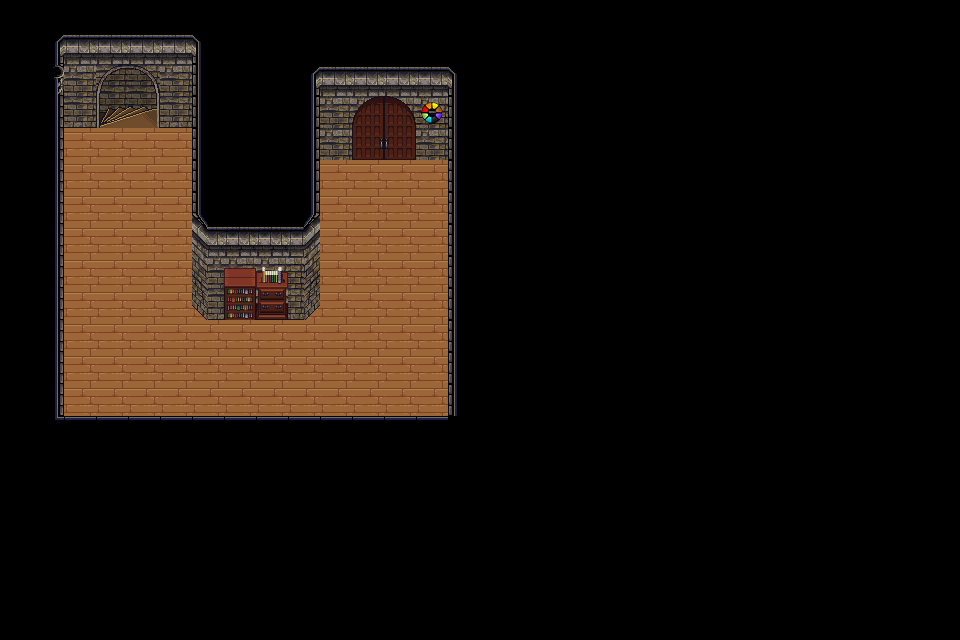

The image is a tile-based game level rendered from a .tmx file. Its description and complete source (layers, tilesets, objects, tile grids) follow:
An orthogonal 30x20 tile map with 32x32 px tiles, 3 tile layers (Calque de Tuiles 2, Collisions, Calque de Tuiles 1), 5 tilesets and 14 objects (EntranceBarToilets, ExitBarHallwayToilets, EntranceBarHallwayToilets, ExitBarToilets, Spawn, ...).

<map version="1.10" tiledversion="1.11.1" orientation="orthogonal" renderorder="right-down" width="30" height="20" tilewidth="32" tileheight="32" infinite="0" nextlayerid="6" nextobjectid="17">
 <tileset firstgid="1" source="../tsx/lpc-ship-preview.tsx" />
 <tileset firstgid="4089" source="../tsx/doors.tsx" />
 <tileset firstgid="4345" source="../tsx/stone_house_interiormodif.tsx" />
 <tileset firstgid="4601" source="../tsx/dark-wood.tsx" />
 <tileset firstgid="5113" source="../tsx/stone_house_interior_saumon.tsx" />
 <layer id="2" name="Calque de Tuiles 2" width="30" height="20">
  <data encoding="csv">
0,0,0,0,0,0,0,0,0,0,0,0,0,0,0,0,0,0,0,0,0,0,0,0,0,0,0,0,0,0,
0,0,0,0,0,0,4451,0,0,0,0,0,0,0,0,0,0,0,0,0,0,0,0,0,0,0,0,0,0,0,
0,0,0,4460,4460,0,4451,0,0,0,0,0,0,0,0,0,0,0,0,0,0,0,0,0,0,0,0,0,0,0,
0,0,0,0,0,0,4489,0,0,0,4443,4443,4443,0,0,0,0,0,0,0,0,0,0,0,0,0,0,0,0,0,
0,0,0,0,0,0,4489,0,0,0,816,816,816,4443,0,0,0,0,0,0,0,0,0,0,0,0,0,0,0,0,
0,0,0,0,0,0,4489,0,0,0,4443,4443,816,816,0,0,0,0,0,0,0,0,0,0,0,0,0,0,0,0,
0,0,0,0,0,0,4489,0,0,0,0,0,0,0,0,0,0,0,0,0,0,0,0,0,0,0,0,0,0,0,
0,0,0,0,0,0,4489,4443,0,0,0,0,0,0,0,0,0,0,0,0,0,0,0,0,0,0,0,0,0,0,
0,0,0,0,0,0,816,4443,4443,816,0,0,0,0,0,0,0,0,0,0,0,0,0,0,0,0,0,0,0,0,
0,0,0,0,0,0,816,4443,4443,816,0,0,0,0,0,0,0,0,0,0,0,0,0,0,0,0,0,0,0,0,
0,0,0,0,0,0,0,0,0,0,0,0,0,0,0,0,0,0,0,0,0,0,0,0,0,0,0,0,0,0,
0,0,0,816,816,0,0,0,0,0,0,0,0,0,0,0,0,0,0,0,0,0,0,0,0,0,0,0,0,0,
0,0,0,0,0,0,0,0,0,0,0,0,0,0,0,0,0,4489,4489,0,0,0,0,0,0,0,0,0,0,0,
0,0,0,0,0,0,0,0,0,0,0,0,0,0,0,0,0,0,0,0,0,0,0,0,0,0,0,0,0,0,
0,0,0,0,0,0,0,0,0,0,0,0,0,0,0,0,0,0,0,0,0,0,0,0,0,0,0,0,0,0,
0,0,0,0,0,0,0,0,0,0,0,0,0,0,0,0,0,0,0,0,0,0,0,0,0,0,0,0,0,0,
0,0,0,0,0,0,0,0,0,0,0,0,0,0,0,0,0,0,0,0,0,0,0,0,0,0,0,0,0,0,
0,0,0,0,0,0,0,0,0,0,0,0,0,0,0,0,0,0,0,0,0,0,0,0,0,0,0,0,0,0,
0,0,0,0,0,0,0,0,0,0,0,0,0,0,0,0,0,0,0,0,0,0,0,0,0,0,0,0,0,0,
0,0,0,0,0,0,0,0,0,0,0,0,0,0,0,0,0,0,0,0,0,0,0,0,0,0,0,0,0,0
</data>
 </layer>
 <layer id="3" name="Collisions" width="30" height="20">
  <data encoding="csv">
0,0,0,0,0,0,0,0,0,0,0,0,0,0,0,0,0,0,0,0,0,0,0,0,0,0,0,0,0,0,
0,0,0,0,0,0,0,0,0,0,0,0,0,0,0,0,0,0,0,0,0,0,0,0,0,0,0,0,0,0,
0,0,0,0,0,0,0,0,0,0,0,0,0,0,0,0,0,0,0,0,0,0,0,0,0,0,0,0,0,0,
0,0,0,0,0,0,0,0,0,0,0,0,0,0,0,0,0,0,0,0,0,0,0,0,0,0,0,0,0,0,
0,0,0,0,0,0,0,0,0,0,0,0,0,0,0,0,0,0,0,0,0,0,0,0,0,0,0,0,0,0,
0,0,0,0,0,0,0,0,0,0,0,0,0,0,0,0,0,0,0,0,0,0,0,0,0,0,0,0,0,0,
0,0,0,0,0,0,0,0,0,0,0,0,0,0,0,0,0,0,0,0,0,0,0,0,0,0,0,0,0,0,
0,0,0,0,0,0,0,0,0,0,0,0,0,0,0,0,0,0,0,0,0,0,0,0,0,0,0,0,0,0,
0,0,0,0,0,0,0,0,0,0,0,0,0,0,0,0,0,0,0,0,0,0,0,0,0,0,0,0,0,0,
0,0,0,0,0,0,0,0,0,0,0,0,0,0,0,0,0,0,0,0,0,0,0,0,0,0,0,0,0,0,
0,0,0,0,0,0,0,0,0,0,0,0,0,0,0,0,0,0,0,0,0,0,0,0,0,0,0,0,0,0,
0,0,0,0,0,0,0,0,0,0,0,0,0,0,0,0,0,0,0,0,0,0,0,0,0,0,0,0,0,0,
0,0,0,0,0,0,0,0,0,0,0,0,0,0,0,0,0,0,0,0,0,0,0,0,0,0,0,0,0,0,
0,0,0,0,0,0,0,0,0,0,0,0,0,0,0,0,0,0,0,0,0,0,0,0,0,0,0,0,0,0,
0,0,0,0,0,0,0,0,0,0,0,0,0,0,0,0,0,0,0,0,0,0,0,0,0,0,0,0,0,0,
0,0,0,0,0,0,0,0,0,0,0,0,0,0,0,0,0,0,0,0,0,0,0,0,0,0,0,0,0,0,
0,0,0,0,0,0,0,0,0,0,0,0,0,0,0,0,0,0,0,0,0,0,0,0,0,0,0,0,0,0,
0,0,0,0,0,0,0,0,0,0,0,0,0,0,0,0,0,0,0,0,0,0,0,0,0,0,0,0,0,0,
0,0,0,0,0,0,0,0,0,0,0,0,0,0,0,0,0,0,0,0,0,0,0,0,0,0,0,0,0,0,
0,0,0,0,0,0,0,0,0,0,0,0,0,0,0,0,0,0,0,0,0,0,0,0,0,0,0,0,0,0
</data>
 </layer>
 <objectgroup id="5" name="Collisions">
  <object id="6" x="59" y="36.5" width="140.5" height="91.5" />
  <object id="7" x="193" y="112.5" width="14" height="192.75" />
  <object id="8" x="304.5" y="69" width="16.5" height="235.75" />
  <object id="9" x="205" y="226" width="101.25" height="93.5" />
  <object id="11" x="320.25" y="67" width="128.5" height="92.75" />
  <object id="12" x="448.5" y="67.5" width="7.5" height="354" />
  <object id="13" x="56" y="416" width="392.5" height="8.5" />
  <object id="15" x="56" y="35.5" width="9" height="381" />
 </objectgroup>
 <objectgroup id="4" name="Waypoints">
  <object id="1" name="EntranceBarToilets" x="352.831" y="100.809" width="60.973" height="90.2401">
   <properties>
    <property name="is_locked" type="bool" value="true" />
   </properties>
  </object>
  <object id="2" name="ExitBarHallwayToilets" x="100.809" y="68.2898" width="57.7211" height="87.8012" />
  <object id="3" name="EntranceBarHallwayToilets" x="127.324" y="162.4">
   <point />
  </object>
  <object id="4" name="ExitBarToilets" x="383.724" y="191.045">
   <point />
  </object>
  <object id="5" name="Spawn" x="128.45" y="162.335">
   <point />
  </object>
  <object id="16" name="SomonGame" x="417.5" y="102.5" width="26.5" height="69.5" />
 </objectgroup>
 <layer id="1" name="Calque de Tuiles 1" width="30" height="20">
  <data encoding="csv">
4489,4489,4489,4489,4489,4489,4489,4489,4489,4489,4489,4489,4489,4489,4489,4489,4489,4489,4489,4489,4489,4489,4489,4489,4489,4489,4489,4489,4489,4489,
4489,4425,4427,4427,4427,4427,4435,4489,4489,4489,4489,4489,4489,4489,4489,4489,4489,4489,4489,4489,4489,4489,4489,4489,4489,4489,4489,4489,4489,4489,
4489,4441,4443,4535,4536,4443,4451,4489,4489,4425,4427,4427,4427,4427,4424,4489,4489,4489,4489,4489,4489,4489,4489,4489,4489,4489,4489,4489,4489,4489,
4489,4457,4459,4551,4552,4459,4451,4489,4489,4452,4443,4327,4328,5212,4451,4489,4489,4489,4489,4489,4489,4489,4489,4489,4489,4489,4489,4489,4489,4489,
4489,4457,816,816,816,816,4451,4489,4489,4452,4443,4343,4344,4443,4451,4489,4489,4489,4489,4489,4489,4489,4489,4489,4489,4489,4489,4489,4489,4489,
4489,4457,816,816,816,816,4451,4489,4489,4452,816,816,816,816,4451,4489,4489,4489,4489,4489,4489,4489,4489,4489,4489,4489,4489,4489,4489,4489,
4489,4457,816,816,816,816,4447,4489,4489,4448,816,816,816,816,4451,4489,4489,4489,4489,4489,4489,4489,4489,4489,4489,4489,4489,4489,4489,4489,
4489,4457,816,816,816,816,4463,5195,5195,4464,816,816,816,816,4451,4489,4489,4489,4489,4489,4489,4489,4489,4489,4489,4489,4489,4489,4489,4489,
4489,4457,816,816,816,816,4479,4606,4629,5248,816,816,816,816,4451,4489,4489,4489,4489,4489,4489,4489,4489,4489,4489,4489,4489,4489,4489,4489,
4489,4457,816,816,816,816,4495,4676,4837,4496,816,816,816,816,4451,4489,4489,4489,4489,4489,4489,4489,4489,4489,4489,4489,4489,4489,4489,4489,
4489,4457,816,816,816,816,816,816,816,816,816,816,816,816,4451,4489,4489,4489,4489,4489,4489,4489,4489,4489,4489,4489,4489,4489,4489,4489,
4489,4457,816,816,816,816,816,816,816,816,816,816,816,816,4451,4489,4489,4489,4489,4489,4489,4489,4489,4489,4489,4489,4489,4489,4489,4489,
4489,4457,816,816,816,816,816,816,816,816,816,816,816,816,4451,4489,4489,4489,4489,4489,4489,4489,4489,4489,4489,4489,4489,4489,4489,4489,
4489,4498,4490,4490,4490,4490,4490,4490,4490,4490,4490,4490,4490,4490,4489,4489,4489,4489,4489,4489,4489,4489,4489,4489,4489,4489,4489,4489,4489,4489,
4489,4489,4489,4489,4489,4489,4489,4489,4489,4489,4489,4489,4489,4489,4489,4489,4489,4489,4489,4489,4489,4489,4489,4489,4489,4489,4489,4489,4489,4489,
4489,4489,4489,4489,4489,4489,4489,4489,4489,4489,4489,4489,4489,4489,4489,4489,4489,4489,4489,4489,4489,4489,4489,4489,4489,4489,4489,4489,4489,4489,
4489,4489,4489,4489,4489,4489,4489,4489,4489,4489,4489,4489,4489,4489,4489,4489,4489,4489,4489,4489,4489,4489,4489,4489,4489,4489,4489,4489,4489,4489,
4489,4489,4489,4489,4489,4489,4489,4489,4489,4489,4489,4489,4489,4489,4489,4489,4489,4489,4489,4489,4489,4489,4489,4489,4489,4489,4489,4489,4489,4489,
4489,4489,4489,4489,4489,4489,4489,4489,4489,4489,4489,4489,4489,4489,4489,4489,4489,4489,4489,4489,4489,4489,4489,4489,4489,4489,4489,4489,4489,4489,
4489,4489,4489,4489,4489,4489,4489,4489,4489,4489,4489,4489,4489,4489,4489,4489,4489,4489,4489,4489,4489,4489,4489,4489,4489,4489,4489,4489,4489,4489
</data>
 </layer>
</map>
